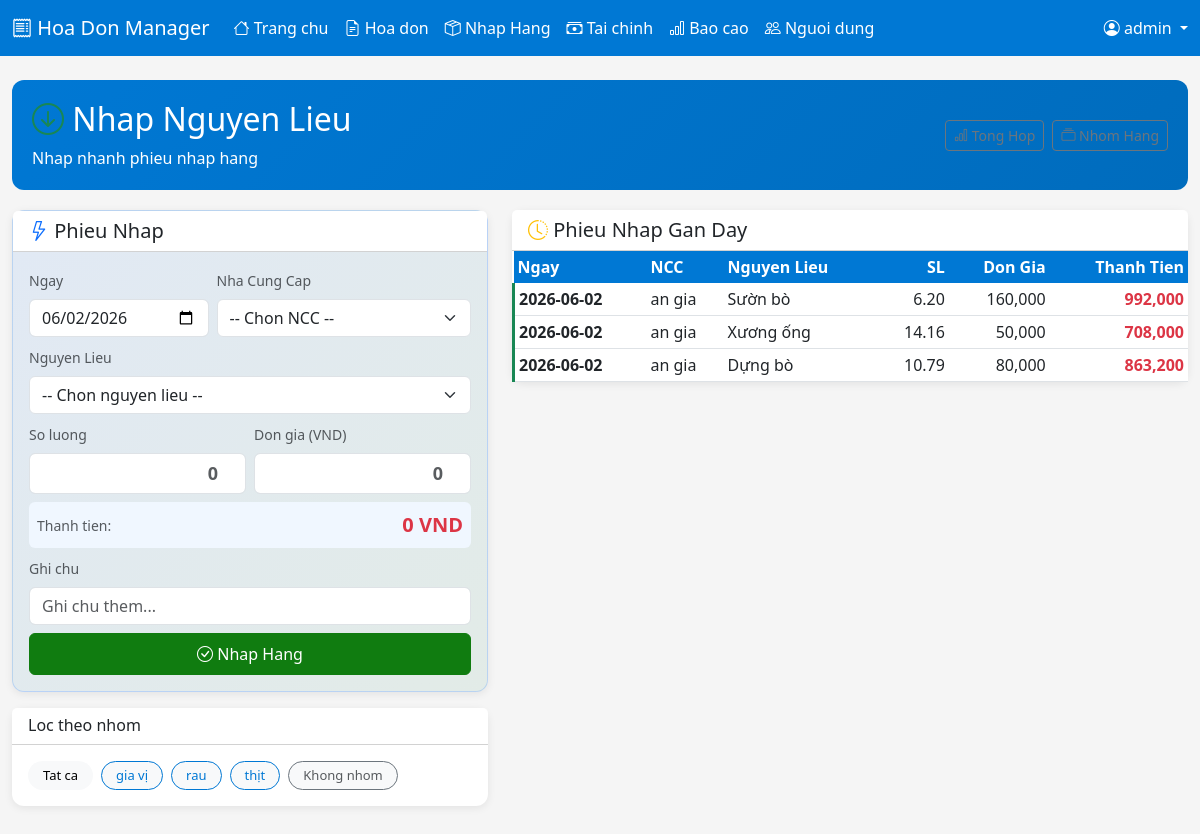
The page /import/enter (signed in) on the database its author committed.
### tables this page shows
CREATE TABLE material_groups (
            id INTEGER PRIMARY KEY AUTOINCREMENT,
            name TEXT NOT NULL,
            color TEXT DEFAULT '',
            sort_order INTEGER DEFAULT 0,
            created_at TIMESTAMP DEFAULT CURRENT_TIMESTAMP
        );

CREATE TABLE imports (
            id INTEGER PRIMARY KEY AUTOINCREMENT,
            date TEXT NOT NULL,
            material_id INTEGER,
            supplier_id INTEGER,
            quantity REAL DEFAULT 0,
            unit_price REAL DEFAULT 0,
            total_price REAL DEFAULT 0,
            notes TEXT,
            created_by TEXT,
            created_at TIMESTAMP DEFAULT CURRENT_TIMESTAMP,
            FOREIGN KEY (material_id) REFERENCES materials(id),
            FOREIGN KEY (supplier_id) REFERENCES suppliers(id)
        );

CREATE TABLE suppliers (
            id INTEGER PRIMARY KEY AUTOINCREMENT,
            name TEXT NOT NULL,
            phone TEXT,
            address TEXT,
            notes TEXT,
            created_at TIMESTAMP DEFAULT CURRENT_TIMESTAMP
        );

CREATE TABLE materials (
            id INTEGER PRIMARY KEY AUTOINCREMENT,
            name TEXT NOT NULL,
            unit TEXT DEFAULT '',
            group_id INTEGER,
            created_at TIMESTAMP DEFAULT CURRENT_TIMESTAMP,
            FOREIGN KEY (group_id) REFERENCES material_groups(id)
        );

### app.py (the view, shortened to what this page needs)
@app.route('/import/enter', methods=['GET', 'POST'])
@login_required
def import_enter():
    conn = get_db()
    c = conn.cursor()
    c.execute('''SELECT m.id, m.name, m.unit, m.group_id,
        g.name as group_name, g.color as group_color
        FROM materials m LEFT JOIN material_groups g ON m.group_id = g.id
        ORDER BY g.sort_order, g.name, m.name''')
    materials = c.fetchall()
    c.execute('SELECT id, name FROM suppliers ORDER BY name')
    suppliers = c.fetchall()
    c.execute('SELECT * FROM material_groups ORDER BY sort_order, name')
    groups = c.fetchall()
    today_str = datetime.date.today().strftime('%Y-%m-%d')
    default_supplier_id = request.args.get('supplier_id', '')
    default_material_id = request.args.get('material_id', '')
    c.execute('''SELECT i.date, s.name as supplier_name, m.name as material_name,
        i.quantity, i.unit_price, i.total_price, i.id
        FROM imports i
        LEFT JOIN suppliers s ON i.supplier_id = s.id
        LEFT JOIN materials m ON i.material_id = m.id
        ORDER BY i.id DESC LIMIT 50''')
    recent_imports = c.fetchall()
    conn.close()
    conn.close()
    return render_template('import_enter.html',
        materials=materials, suppliers=suppliers, groups=groups,
        today_str=today_str,
        default_supplier_id=default_supplier_id,
        default_material_id=default_material_id,
        recent_imports=recent_imports)

### app.py (called while the page is built, shortened)
def get_db():
    if USE_PG:
        import psycopg2
        conn = psycopg2.connect(os.environ['DATABASE_URL'])
    else:
        conn = sqlite3.connect(DATABASE)
        conn.row_factory = sqlite3.Row
    class Wrapper:
        def __init__(self, conn, use_pg):
            self._conn = conn
            self._use_pg = use_pg
        def cursor(self):
            return HybridCursor(self._conn.cursor(), self._use_pg)
        def close(self):
            self._conn.close()
    return Wrapper(conn, USE_PG)

def login_required(f):
    @wraps(f)
    def decorated(*args, **kwargs):
        if 'user_id' not in session:
            return redirect(url_for('login'))
        return f(*args, **kwargs)
    return decorated

@app.context_processor
def inject_user():
    if 'user_id' not in session:
        return {'notif_count': 0}
    conn = get_db()
    c = conn.cursor()
    c.execute('SELECT COUNT(*) FROM notifications WHERE user_id=? AND is_read=0', (session['user_id'],))
    count = c.fetchone()[0]
    conn.close()
    return {'notif_count': count}

@app.before_request
def before():
    pass

    def execute(self, sql, params=None):
        if params is not None:
            if self._use_pg:
                sql = sql.replace('?', '%s')
            self._cursor.execute(sql, params)
        else:
            self._cursor.execute(sql)
        if self._use_pg:
            self._col_names = [desc[0] for desc in self._cursor.description] if self._cursor.description else []
        return self

    def fetchone(self):
        row = self._cursor.fetchone()
        if row is None:
            return None
        return row

    def fetchall(self):
        rows = self._cursor.fetchall()
        return rows

### templates/import_enter.html (shortened to what this page needs)
{% extends "base.html" %}
{% block content %}
<div class="page-header d-flex justify-content-between align-items-center">
    <div>
        <h2><i class="bi bi-arrow-down-circle text-success"></i> Nhap Nguyen Lieu</h2>
        <p class="mb-0">Nhap nhanh phieu nhap hang</p>
    </div>
    <div class="d-flex gap-2">
        <a href="{{ url_for('import_page') }}" class="btn btn-outline-secondary btn-sm"><i class="bi bi-bar-chart"></i> Tong Hop</a>
        <a href="{{ url_for('groups_page') }}" class="btn btn-outline-secondary btn-sm"><i class="bi bi-collection"></i> Nhom Hang</a>
    </div>
</div>
<div class="row">
    <div class="col-md-5">
        <div class="card enter-form mb-3">
            <div class="card-header bg-white">
                <h5 class="mb-0"><i class="bi bi-lightning text-primary"></i> Phieu Nhap</h5>
            </div>
            <div class="card-body">
                <form method="POST" id="enterForm">
                    <div class="row g-2 mb-2">
                        <div class="col-5">
                            <label class="form-label small text-muted">Ngay</label>
                            <input type="date" name="date" class="form-control" value="{{ today_str }}" required>
                        </div>
                        <div class="col-7">
                            <label class="form-label small text-muted">Nha Cung Cap</label>
                            <select name="supplier_id" class="form-select">
                                <option value="">-- Chon NCC --</option>
                            </select>
                        </div>
                    </div>
                    <div class="mb-2">
                        <label class="form-label small text-muted">Nguyen Lieu</label>
                        <select name="material_id" id="materialSelect" class="form-select" required>
                            <option value="">-- Chon nguyen lieu --</option>
                        </select>
                    </div>
                    <div class="row g-2 mb-2">
                        <div class="col-6">
                            <label class="form-label small text-muted">So luong</label>
                            <input type="number" step="0.01" name="quantity" id="quantity"
                                class="form-control num-input" placeholder="0" required autofocus>
                        </div>
                        <div class="col-6">
                            <label class="form-label small text-muted">Don gia (VND)</label>
                            <input type="number" step="1" name="unit_price" id="unit_price"
                                class="form-control num-input" placeholder="0" required>
                        </div>
                    </div>
                    <div class="d-flex justify-content-between align-items-center p-2 mb-2 rounded" style="background:#f0f7ff">
                        <span class="text-muted small">Thanh tien:</span>
                        <span class="fw-bold text-danger fs-5" id="totalDisplay">0 VND</span>
                    </div>
                    <div class="mb-2">
                        <label class="form-label small text-muted">Ghi chu</label>
                        <input type="text" name="notes" class="form-control" placeholder="Ghi chu them...">
                    </div>
                    <button type="submit" class="btn btn-success w-100 py-2">
                        <i class="bi bi-check-circle"></i> Nhap Hang
                    </button>
                </form>
            </div>
        </div>
        <div class="card mb-3">
            <div class="card-header bg-white"><h6 class="mb-0">Loc theo nhom</h6></div>
            <div class="card-body d-flex flex-wrap gap-2">
                <button class="quick-group-btn btn btn-light" onclick="filterGroup('')">Tat ca</button>
                {% for grp in groups %}
                <button class="quick-group-btn btn btn-light"
                    style="border-color: {{ grp.color or '#6c757d' }}; color: {{ grp.color or '#6c757d' }}"
                    onclick="filterGroup('{{ grp.id }}')">
                    {{ grp.name }}
                </button>
                {% endfor %}
                <button class="quick-group-btn btn btn-light text-muted"
                    style="border-color: #6c757d; color: #6c757d"
                    onclick="filterGroup('0')">
                    Khong nhom
                </button>
            </div>
        </div>
    </div>
    <div class="col-md-7">
        <div class="card">
            <div class="card-header bg-white">
                <h5 class="mb-0"><i class="bi bi-clock-history text-warning"></i> Phieu Nhap Gan Day</h5>
            </div>
            <div class="card-body p-0">
                {% if recent_imports %}
                <div class="table-responsive">
                    <table class="table table-sm table-hover mb-0">
                        <thead>
                            <tr>
                                <th>Ngay</th>
                                <th>NCC</th>
                                <th>Nguyen Lieu</th>
                                <th class="text-end">SL</th>
                                <th class="text-end">Don Gia</th>
                                <th class="text-end">Thanh Tien</th>
                            </tr>
                        </thead>
                        <tbody>
                            {% for imp in recent_imports[:50] %}
                            <tr class="recent-item">
                                <td><strong>{{ imp.date }}</strong></td>
                                <td>{{ imp.supplier_name or '-' }}</td>
                                <td>{{ imp.material_name or '-' }}</td>
                                <td class="text-end">{{ "{:,.2f}".format(imp.quantity) }}</td>
                                <td class="text-end">{{ "{:,.0f}".format(imp.unit_price) }}</td>
                                <td class="text-end text-danger fw-bold">{{ "{:,.0f}".format(imp.total_price) }}</td>
                            </tr>
                            {% endfor %}
                        </tbody>
                    </table>
                </div>
                {% else %}
                <p class="text-muted text-center p-4 mb-0">Chua co phieu nhap nao.</p>
                {% endif %}
            </div>
        </div>
    </div>
</div>
{% endblock %}

### templates/base.html (shortened to what this page needs)
<!DOCTYPE html>
<html lang="vi">
<head>
    <link href="https://cdn.jsdelivr.net/npm/bootstrap@5.3.0/dist/css/bootstrap.min.css" rel="stylesheet">
    <link rel="stylesheet" href="https://cdnjs.cloudflare.com/ajax/libs/bootstrap-icons/1.10.0/font/bootstrap-icons.min.css">
</head>
<body>
    {% block nav %}
    <nav class="navbar navbar-expand-lg navbar-dark">
        <div class="container-fluid">
            <a class="navbar-brand" href="{{ url_for('dashboard') }}"><i class="bi bi-receipt"></i> Hoa Don Manager</a>
            <div class="collapse navbar-collapse" id="navbarNav">
                <ul class="navbar-nav me-auto">
                    <li class="nav-item"><a class="nav-link" href="{{ url_for('dashboard') }}"><i class="bi bi-house"></i> Trang chu</a></li>
                    <li class="nav-item"><a class="nav-link" href="{{ url_for('invoices') }}"><i class="bi bi-file-earmark-text"></i> Hoa don</a></li>
                    <li class="nav-item"><a class="nav-link" href="{{ url_for('import_page') }}"><i class="bi bi-box-seam"></i> Nhap Hang</a></li>
                    <li class="nav-item"><a class="nav-link" href="{{ url_for('finance') }}"><i class="bi bi-cash-stack"></i> Tai chinh</a></li>
                    <li class="nav-item"><a class="nav-link" href="{{ url_for('report') }}"><i class="bi bi-bar-chart"></i> Bao cao</a></li>
                    {% if session.role == 'admin' %}
                    <li class="nav-item"><a class="nav-link" href="{{ url_for('users') }}"><i class="bi bi-people"></i> Nguoi dung</a></li>
                    {% endif %}
                </ul>
                <div class="dropdown">
                    <a class="nav-link dropdown-toggle" href="#" role="button" data-bs-toggle="dropdown">
                        <i class="bi bi-person-circle"></i> {{ session.username }}
                    </a>
                </div>
            </div>
        </div>
    </nav>
    {% endblock %}
    <div class="container-fluid py-4">
        {% block content %}{% endblock %}
    </div>
</body>
</html>

### templates/base.html (style rules this page uses)
:root { --primary: #0078D4; --success: #107C10; --danger: #D13438; --warning: #FFC107; }
body { background-color: #f5f5f5; font-family: 'Segoe UI', Tahoma, sans-serif; }
.navbar { background-color: var(--primary) !important; }
.navbar-brand, .nav-link { color: white !important; }
.card { border: none; border-radius: 12px; box-shadow: 0 2px 8px rgba(0,0,0,0.08); }
.btn-success { background-color: var(--success); border-color: var(--success); }
.table thead th { background-color: var(--primary); color: white; border: none; }
.page-header { background: linear-gradient(135deg, var(--primary) 0%, #006cbd 100%); color: white; padding: 20px; border-radius: 12px; margin-bottom: 20px; }

### templates/import_enter.html (style rules this page uses)
.enter-form { background: linear-gradient(135deg, #0d6efd15, #19875415); border: 1px solid #0d6efd30; }
.quick-group-btn { border-radius: 20px; padding: 4px 14px; font-size: 13px; cursor: pointer; border: 1px solid transparent; }
.recent-item { border-left: 3px solid #198754; }
.num-input { font-size: 18px; font-weight: bold; text-align: right; }

### rows shown on the page
material_groups: name "gia vị"
material_groups: name "rau"
material_groups: name "thịt"
imports: date "2026-06-02", name "an gia", name "Sườn bò", quantity "6.20", unit_price "160,000", total_price "992,000"
imports: date "2026-06-02", name "an gia", name "Xương ống", quantity "14.16", unit_price "50,000", total_price "708,000"
imports: date "2026-06-02", name "an gia", name "Dựng bò", quantity "10.79", unit_price "80,000", total_price "863,200"

### other values the page prints
{{ session.username }} "admin"
